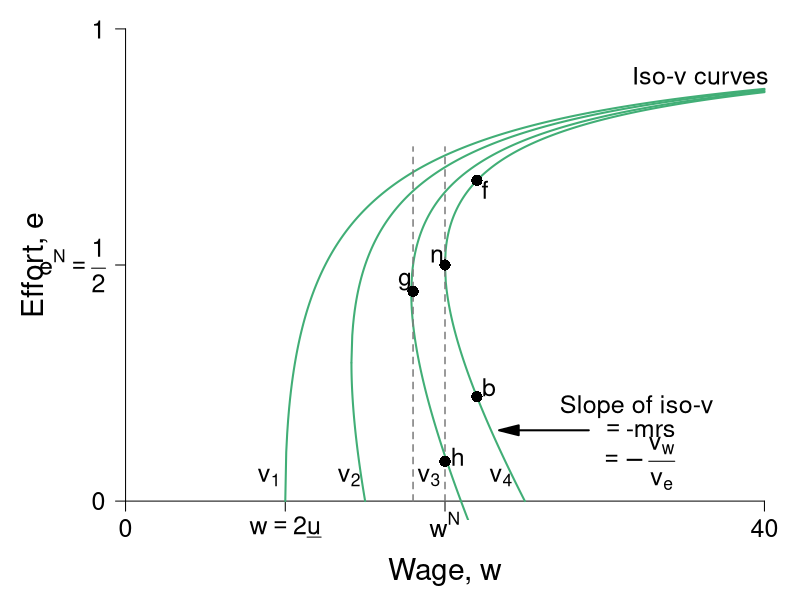

This figure's R source:
require(shape)
pdf(file = "employment/employment_brf_pc_leftpanelv2.pdf", width = 9, height = 7)

#Set parameters for graphics
axislabelsize <- 1.8
labelsize <- 1.5
namesize <- 1.8
annotatesize <- 1.5
graphlinewidth <- 2
segmentlinewidth <- 1.5

COL <- c("#7fc97f", "#beaed4", "#fdc086", "#ffff99", "#386cb0", "#f0027f", "#bf5b17", "#666666")
COLA <- c("#e0f3db", "#99d8c9","#66c2a4","#41ae76", "#238b45", "#005824")
COLB <- c("#c6dbef", "#4eb3d3", "#2b8cbe", "#0868ac","#084081")
COLC <- c("#fcfbfd", "#efedf5", "#dadaeb", "#bcbddc", "#9e9ac8", "#807dba", "#6a51a3", "#54278f", "#3f007d")
grays <- gray.colors(25, start = 1, end = 0)

#The equation is below when v = 0. See Wolfram Alpha output. 
isov <- function(p, delta = 5) {
  (p - delta)/p
}

isovhigh1 <- function(p, delta = 5, v = 5){
  (sqrt(p^2 - 4 * delta * v) - p + 2*v)/( 2 * v )
}

isovlow1 <- function(p, delta = 5, v = 5){
  (-sqrt(p^2 - 4 * delta * v) - p + 2*v)/( 2 * v )
}

isovhigh2 <- function(p, delta = 5, v = 10){
  (sqrt(p^2 - 4 * delta * v) - p + 2*v)/( 2 * v )
}

isovlow2 <- function(p, delta = 5, v = 10){
  (-sqrt(p^2 - 4 * delta * v) - p + 2*v)/( 2 * v )
}

isovhigh3 <- function(p, delta = 5, v = 15){
  (sqrt(p^2 - 4 * delta * v) - p + 2*v)/( 2 * v )
}

isovlow3 <- function(p, delta = 5, v = 15){
  (-sqrt(p^2 - 4 * delta * v) - p + 2*v)/( 2 * v )
}

isovhigh4 <- function(p, delta = 5, v = 15){
  (sqrt(p^2 - 4 * delta * v) - p + 2*v)/( 2 * v )
}

isovlow4 <- function(p, delta = 5, v = 15){
  (-sqrt(p^2 - 4 * delta * v) - p + 2*v)/( 2 * v )
}

brfFn <- function(w, delta = 5) {
  1 - (2*delta) /w
}

#This is evaluated for p = 12; q = 12/(8*sqrt(12^2 - 4*delta1*v1)) - 1/8 for the slope
#At p = 12; q = (-sqrt(12^2 - 4*v1*delta1) - 12 + 2*v1)/(2*v1) = 0.799
tangencyLine <- function(p){
  (p*(0.05))
}



#COL <- c("#bae4b3", "#74c476", "#238b45")
#COL <- c("#f7fcf0", "#e0f3db", "#ccebc5", "#a8ddb5", "#7bccc4", "#4eb3d3", "#2b8cbe", "#08589e")
COL <- c("#f7fcf5", "#e5f5e0", "#c7e9c0", "#a1d99b", "#74c476", "#41ab5d", "#238b45", "#005a32")
par(mar =  c(4, 5, .5, .5))

xlims <- c(0, 40)
ylims <- c(0, 1)

plot(0, 0, xlim = xlims, ylim = ylims, type = "n",
     xlab = "",
     ylab = "",
     xaxt = "n", yaxt = "n", cex.lab = axislabelsize, bty = "n")

mtext(expression(paste("Wage, ", w)), side=1, line = 2.5, cex = axislabelsize)
text(-5.7, ylims[2] - 0.5*(ylims[2] - ylims[1]), expression(paste("Effort, ", e)), xpd = TRUE, cex = axislabelsize, srt = 90) 


npts <- 500 
npts2 <- 501
#Specify the sequences of points for graphing. 
xx0 <- seq(5, xlims[2], length.out = npts)
xx1 <- seq(10, xlims[2], length.out = npts)
xx2 <- seq(xlims[1], 15, length.out = npts)
xx3 <- seq(10, xlims[2], length.out = npts2)
xx4 <- seq(xlims[1], 10, length.out = npts2)
#For below, I solved sqrt(p^2 - 200) - p + 200/p = 0, getting p = 10*sqrt(2) = 14.14214
xx5 <- seq(14.14214, xlims[2], length.out = npts2)
xx6 <- seq(14.14214, 15, length.out = npts2)


xx7 <- seq(17.889, xlims[2], length.out = npts2)
xx8 <- seq(14.5, 22, length.out = npts2)

xx9 <- seq(20, xlims[2], length.out = npts2)
xx10 <- seq(xlims[1], 25, length.out = npts2)

#Customize ticks and labels for the plot
ticksy <- c(0, 0.5, 1)
ylabels <- c(0, expression(paste(e^N == frac(1,2))), 1)
ticksx <- c(0, 10, 20, 40)
xlabels <- c(0, expression(paste(w == 2*underline("u"))), expression(paste(w^N)) , 40)
axis(1, at = ticksx, pos = 0, labels = xlabels, cex.axis = labelsize)
axis(2, at = ticksy, pos = 0, labels = ylabels, las = 1, cex.axis = labelsize)

#Annotation of the three graphs and the NE

# text(3.4, 0.05, expression(paste(v[0] == z)), cex = annotatesize)
text(9.0, 0.05, expression(paste(v[1])), cex = annotatesize)
text(14, 0.05, expression(paste(v[2])), cex = annotatesize)
text(19, 0.05, expression(paste(v[3])), cex = annotatesize)
text(23.5, 0.05, expression(paste(v[4])), cex = annotatesize)
#text(21, 0.48, expression(paste("n")), cex = annotatesize)
#text(33, 0.58, expression(paste("Best-response function")), cex = annotatesize)
text(36, 0.9, expression(paste("Iso-v curves")), cex = annotatesize)

#Lines for the coordinates of the Nash equilbrium
#segments(10, 0, 10, 0.175, lty = 2, col = grays[22], lwd = segmentlinewidth)
#segments(20, 0, 20, ylims[2], lty = 2, col = grays[20], lwd = segmentlinewidth)
#segments(0, 0.5, 20, 0.5, lty = 2, col = grays[20], lwd = segmentlinewidth)
#segments(14.14214, 0.15, 14.14214, 0.45, lty = 2, col = grays[22], lwd = segmentlinewidth)
#segments(17.889, 0.3, 17.889, 0.6, lty = 2, col = grays[22], lwd = segmentlinewidth)

#Draw the lines for the graphs
#lines(xx0, isov(xx0, delta = 5), col = COLA[4], lwd = graphlinewidth)
#lines(xx1, brfFn(xx1), col = COLA[5], lwd = graphlinewidth)
#lines(xx2, tangencyLine(xx2), col = "darkgrey", lwd = segmentlinewidth, lty = 2)
lines(xx3, isovhigh1(xx3, v = 5, delta = 5), col = COLA[4], lwd = graphlinewidth)
lines(xx4, isovlow1(xx4, v = 5, delta = 5), col = COLA[4], lwd = graphlinewidth)
lines(xx5, isovhigh2(xx5, v = 10, delta = 5), col = COLA[4], lwd = graphlinewidth)
lines(xx6, isovlow2(xx6, v = 10, delta = 5), col = COLA[4], lwd = graphlinewidth)
lines(xx7, isovhigh3(xx7, v = 16, delta = 5), col = COLA[4], lwd = graphlinewidth)
lines(xx8, isovlow3(xx8, v = 16, delta = 5), col = COLA[4], lwd = graphlinewidth)
lines(xx9, isovhigh4(xx9, v = 20, delta = 5), col = COLA[4], lwd = graphlinewidth)
lines(xx10, isovlow4(xx10, v = 20, delta = 5), col = COLA[4], lwd = graphlinewidth)

#Lines for the coordinates of the Nash equilbrium
#segments(5, 0, 5, 1, lty = 2, col = "darkgray", lwd = 3)
#segments(10, 0, 10, 0.2, lty = 2, col = grays[20], lwd = segmentlinewidth)
segments(20, 0, 20, 0.75, lty = 2, col = grays[20], lwd = segmentlinewidth)
#segments(0, 0.5, 20, 0.5, lty = 2, col = grays[20], lwd = segmentlinewidth)
#segments(14.14214, 0.15, 14.14214, 0.45, lty = 2, col = "darkgray", lwd = 3)
text(19.5, 0.52, expression(n), cex = labelsize)
#text(27, 0.48, expression(paste("Incomplete contract")), cex = labelsize)
#text(27, 0.43, expression(paste("Nash equilibrium")), cex = labelsize)


#Arrows and slope of iso-v label
Arrows(29, 0.15, 24, 0.15,  col = "black", lty = 1, lwd = 2, arr.type = "triangle")
text(32, 0.2, expression(paste("Slope of iso-v")), cex = labelsize)
text(32.3, 0.15, expression(paste(phantom() == "-mrs ")), cex = labelsize)
text(32, 0.08, expression(paste(phantom() == -frac(v[w], v[e]))),cex = labelsize)



#Add a point for the NE
points(20, 0.5, pch = 16, col = "black", cex = 1.5)


segments(18, 0, 18, 0.75, lty = 2, col = grays[20], lwd = segmentlinewidth)
#segments(0, brfFn(w = 18.4), 18.4, brfFn(w = 18.4), lty = 2, col = grays[20], lwd = segmentlinewidth)
points(18, brfFn(w = 18), pch = 16, col = "black", cex = 1.5)
text(17.5, brfFn(18) + 0.02, expression(g), cex = labelsize)



#Add a point for h
#Figure out q for p = 14.14214: q = 1 - 2delta/p = 1 - (2*5)/14.14214 =  0.2928934
points(20, 0.0839422, pch = 16, col = "black", cex = 1.5)
text(20.8, 0.0939422, expression(h), cex = labelsize)

points(22, isovhigh3(22, v = 20, delta = 5), pch = 16, col = "black", cex = 1.5)
text(22 + 0.5, isovhigh3(22, v = 20, delta = 5) - 0.02, expression(f),cex = labelsize)
points(22, isovlow3(22, v = 20, delta = 5), pch = 16, col = "black", cex = 1.5)
text(22 + 0.75, isovlow3(22, v = 20, delta = 5) + 0.02, expression(b),cex = labelsize)


dev.off()
